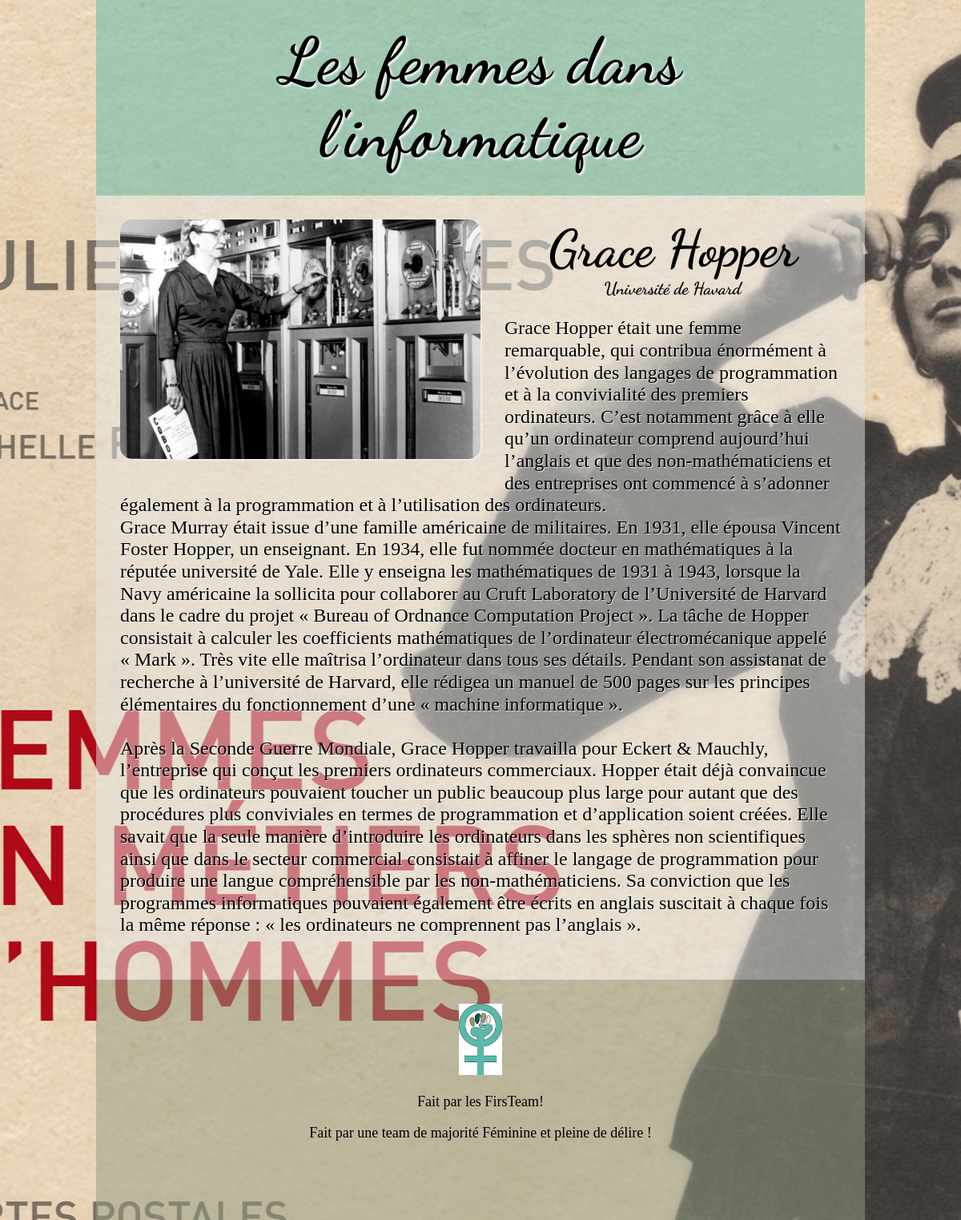
Screenshot of /article.php?id=1 with the database file from the repository.
### tables this page shows
CREATE TABLE IF NOT EXISTS `celebrite` (
  `Id` int(11) NOT NULL AUTO_INCREMENT,
  `nom` varchar(80) NOT NULL,
  `fait` varchar(255) NOT NULL,
  `entreprise` varchar(120) NOT NULL,
  `portrait` varchar(255) NOT NULL,
  `bio` text NOT NULL,
  `image` varchar(255) NOT NULL,
  PRIMARY KEY (`Id`)
);

### model.php (called while the page is built, shortened)
<?php
function dbConnect()
{
	$pdo = new PDO('mysql:host=localhost;dbname=femmes;charset=utf8', USER, PASSWORD);
	$pdo->setAttribute(PDO::ATTR_ERRMODE, PDO::ERRMODE_WARNING);
	return $pdo;
}
function getsarticle($id)
{
	$db = dbConnect();
	$req = $db->prepare('SELECT *
						FROM celebrite
						ORDER BY nom
					') or die(print_r($db->errorInfo()));
	$req->execute(array($id));
	$data = $req->fetch();
	return $data;
}

### article.php (the view, shortened to what this page needs)
<?php
require'model.php';
$data = getsarticle($_GET['id'])
 ?>
<!DOCTYPE html>
<html>
	<head>
		<link rel="stylesheet" href="css/normalize.css">
		<link rel="stylesheet" href="css/style.css">
	</head>
	<body>
		<section id="corp">
			<header class="container">
				<h1><a href="index.php"> Les femmes dans l'informatique</a></h1>
			</header>
			<main class="container">
				<article>
					<img src="img/<?= $_GET['id']; ?>.jpg" class="img-slider">
					<div class="desciption">
						<h2><?= $data['nom']; ?></h2>
						<h3><?=$data['entreprise']; ?></h3>
						<p><?= nl2br($data['bio']); ?></p>
					</div>
				</article>
			</main>
			<footer class="container">
				<img src="img/fist-team.png" alt="logo"/>
				<p> Fait par les FirsTeam!</p>
				<p> Fait par une team de majorité Féminine et pleine de délire !</p>
			</footer>
		</section>
	</body>
</html>

### css/style.css (style rules this page uses)
* { box-sizing: border-box; }
.container { width: 80%; margin: 0 auto; padding: 30px; }
body { font-size: 18px; margin:auto; }
main { background-color: rgba(232,234,232,0.5); }
#corp { background : url("../img/Fond.jpg") center top no-repeat; background-size : medium; }
h1, h2,h3, h4 { text-align:center; margin : 0; font-family : 'Dancing Script', cursive ; }
h1 a { font-size : 5rem; color: #000; text-shadow: 2px 2px 3px #fff; }
h2 { font-size: 3rem; }
h3 { color:#000; font-size:1.2em; margin-bottom:0px; }
a { text-decoration: none; color: black; }
header { background-color: rgba(90,185,170,0.5); }
.desciption h2 { text-align: center; font-size: 4rem; }
footer { height: 300px; background-color:rgba(145,155,130,0.5) ; text-align: center; }
footer img { width : 6%; }
article img { width: 50%; float: left; margin: 0 30px 30px 0; border-radius: 15px; box-shadow: 1px 1px 3px rgba(255,255,255,0.8); }
article p { text-shadow: 1px 1px 1px rgba(255,255,255,0.8); font-size: 1.5rem; }

### rows the page displays
celebrite: nom "Grace Hopper", entreprise "Université de Havard", bio "Grace Hopper était une femme remarquable, qui contribua énormément à l’évolution des langages de programmation et à la convivialité des premiers ordinateurs. C’est notamment grâce à elle qu’un ordinateur comprend aujourd’hui l’anglais et que des non-mathématiciens et des entreprises ont commencé à s’adonner également à la programmation et à l’utilisation des ordinateurs. Grace Murray était issue d’une famille américaine de militaires. En 1931, elle épousa Vincent Foster Hopper, un enseignant. En 1934, elle fut nommée docteur en mathématiques à la réputée université de Yale. Elle y enseigna les mathématiques de 1931 à 1943, lorsque la Navy américaine la sollicita pour collaborer au Cruft…"
